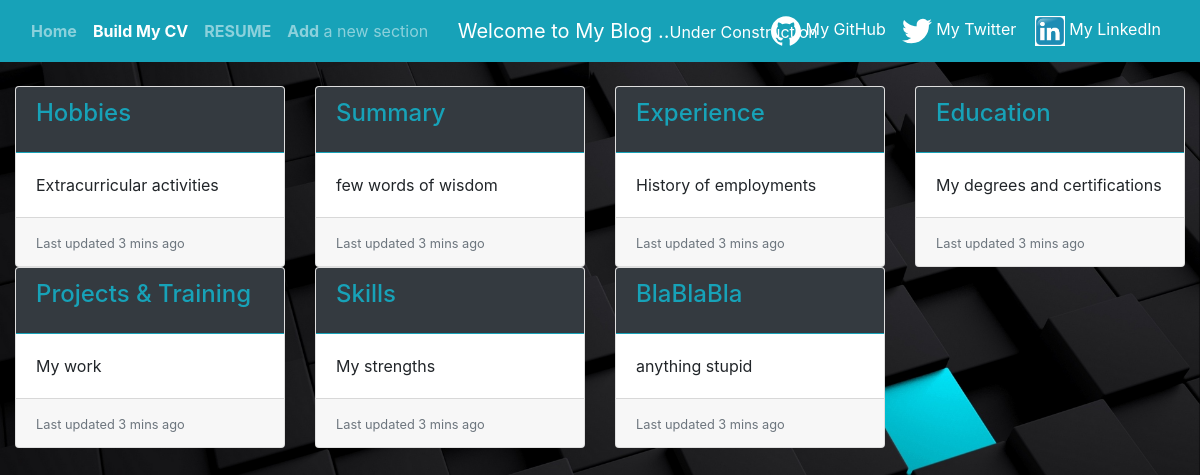
Page /sections/ on the earlier database version.
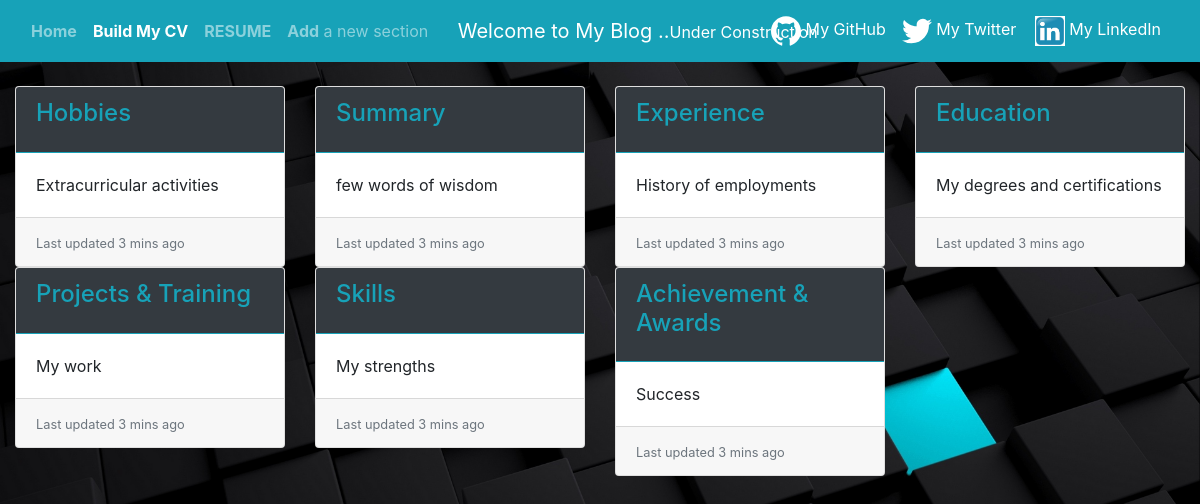
Same page on the later database version.
### mypage/models.py (models this page shows, shortened)
class Section(models.Model):
	name = models.CharField(max_length=20)
	description = models.CharField(max_length=30)
	content = models.TextField()

### mypage/views.py (the view)
# urls.py: path('sections/', views.list_view, name='sections'),
def list_view(request):
	context = {
		"mypage_list": Section.objects.all(),
		"CV": "Resume",
	}
	return render(request, 'list.html', context)

### mypage/templates/list.html (shortened to what this page needs)
{% extends "base.html" %}
{% block content %}
<br>
	<div class="container-fluid">
		<div class="row">
			{% for section in mypage_list %}
				<div class="col-12 col-sm-6 col-md-4 col-lg-3">
					<div class="card-deck ">
				  		<div class="card ">
				    		<div class="card-header bg-dark border-info">
				    			<a href="{% url 'details' section.id %}">
						      		<h4 class="card-title text-info">{{section.name}}</h4>
						  		</a>
						  	</div>
					    	<div class="card-body">
						      	<p class="card-text">{{section.description}}</p>
						    </div>
					    	<div class="card-footer">
					      		<small class="text-muted">Last updated 3 mins ago</small>
					    	</div>
			  			</div>
					</div>
				</div>
			{% endfor %}
		</div>
	</div>
{% endblock content %}

### mypage/templates/base.html (shortened to what this page needs)
<!DOCTYPE html>
{% load static %}
<html>
<head>
  	<link rel="stylesheet" href="https://stackpath.bootstrapcdn.com/bootstrap/4.3.1/css/bootstrap.min.css">
	<link rel="stylesheet" type="text/css" href="{% static 'basic.css' %}">
</head>
<body class="backgd-color">
	<nav class="navbar navbar-dark navbar-expand-md bg-info justify-content-between">
    <div class="container-fluid">
        <div class="navbar-collapse collapse dual-nav w-50 order-1 order-md-0">
            <ul class="navbar-nav">
                <li class="nav-item">
                    <a class="nav-link pl-0" href="{% url 'home_page' %}"><strong>Home </strong><span class="sr-only">Home</span></a>
                </li>
                <li class="nav-item active">
                    <a class="nav-link" href="{% url 'sections' %}"><strong>Build My CV</strong></a>
                </li>
                <li class="nav-item">
                    <a class="nav-link" href="{% url 'resume' %}"><strong>RESUME</strong></a>
                </li>
                <li class="nav-item">
                    <a class="nav-link" href="{% url 'form' %}"><strong>Add</strong> a new section</a>
                </li>
            </ul>
        </div>
        <a href="/" class="navbar-brand mx-auto d-block text-center order-0 order-md-1 w-25">Welcome to My Blog ..<small>Under Construction</small></a>
        <div class="navbar-collapse collapse dual-nav w-50 order-2">
            <ul class="nav navbar-nav ml-auto">
                <li class="nav-item"><a class="nav-link active p-2" href="https://github.com/AlaaFJamal" target="_blank"> My GitHub</a></li>
                <li class="nav-item"><a class="nav-link active p-2" href="https://twitter.com/AFJamal" target="_blank"> My Twitter</a></li>
                <li class="nav-item"><a class="nav-link active p-2" href="https://www.linkedin.com/in/alaa-jamal/" target="_blank"><svg xmlns="http://www.w3.org/2000/svg" class="navbar-nav-svg" width="2.5" height="2.5" viewBox="0 0 512 416.32" role="img" focusable="false"><title>LinkedIn</title></svg><img src="/../media/linkedin-Logo.jpg" width="30" height="30"> My LinkedIn</a></li>
            </ul>
        </div>
    </div>
</nav>
        	{% block content %}
        	{% endblock content %}
</body>
</html>

### mypage/static/basic.css (style rules this page uses)
.backgd-color { background-image: url("bg10.jpg"); background-repeat: no-repeat; background-size: cover; }

Differences in the rows shown:
removed Section: name "BlaBlaBla", description "anything stupid"
added Section: name "Achievement & Awards", description "Success"
